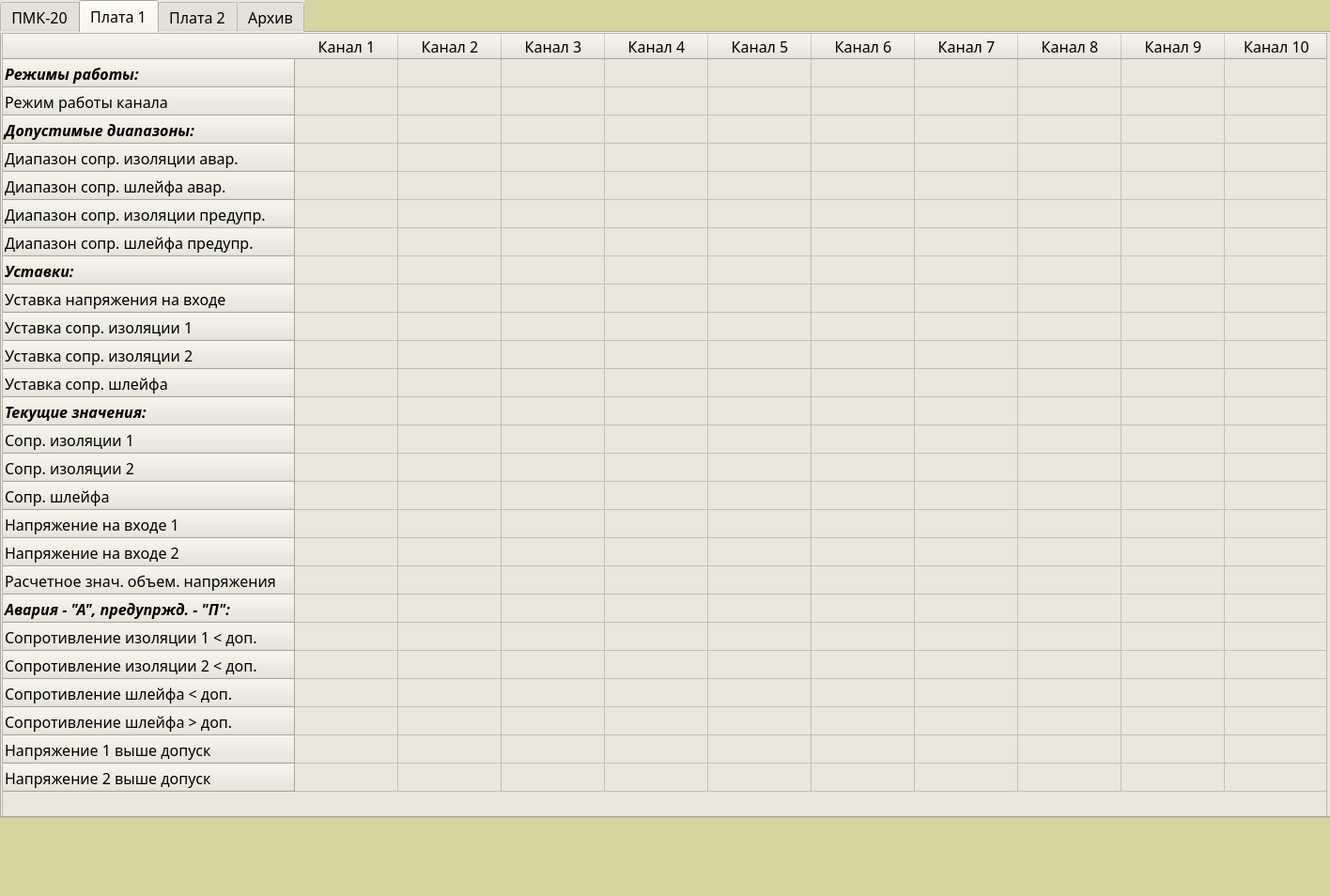
<?xml version="1.0" encoding="UTF-8"?>
<ui version="4.0">
 <class>MainWindow</class>
 <widget class="QMainWindow" name="MainWindow">
  <property name="geometry">
   <rect>
    <x>0</x>
    <y>0</y>
    <width>1416</width>
    <height>954</height>
   </rect>
  </property>
  <property name="windowTitle">
   <string>MainWindow</string>
  </property>
  <property name="styleSheet">
   <string notr="true">background-color: rgb(213, 213, 159);</string>
  </property>
  <widget class="QWidget" name="centralwidget">
   <widget class="QTabWidget" name="tabWidget">
    <property name="geometry">
     <rect>
      <x>0</x>
      <y>0</y>
      <width>1421</width>
      <height>871</height>
     </rect>
    </property>
    <property name="font">
     <font>
      <family>Sans Serif</family>
      <pointsize>12</pointsize>
      <italic>false</italic>
      <bold>false</bold>
     </font>
    </property>
    <property name="focusPolicy">
     <enum>Qt::ClickFocus</enum>
    </property>
    <property name="toolTip">
     <string/>
    </property>
    <property name="styleSheet">
     <string notr="true">font: 12pt &quot;Sans Serif&quot;;
background-color: rgb(234, 232, 220);
color: rgb(0, 0, 0);</string>
    </property>
    <property name="currentIndex">
     <number>1</number>
    </property>
    <property name="documentMode">
     <bool>false</bool>
    </property>
    <widget class="QWidget" name="tab_1">
     <attribute name="title">
      <string>ПМК-20</string>
     </attribute>
     <widget class="QTableWidget" name="tableWidget">
      <property name="geometry">
       <rect>
        <x>870</x>
        <y>10</y>
        <width>521</width>
        <height>331</height>
       </rect>
      </property>
      <property name="font">
       <font>
        <family>Sans Serif</family>
        <pointsize>12</pointsize>
        <italic>false</italic>
        <bold>false</bold>
        <kerning>true</kerning>
        <hintingpreference>PreferFullHinting</hintingpreference>
       </font>
      </property>
      <property name="styleSheet">
       <string notr="true">border-color: rgb(0, 85, 0);</string>
      </property>
      <property name="sortingEnabled">
       <bool>false</bool>
      </property>
      <attribute name="horizontalHeaderCascadingSectionResizes">
       <bool>false</bool>
      </attribute>
      <attribute name="horizontalHeaderDefaultSectionSize">
       <number>300</number>
      </attribute>
      <row>
       <property name="text">
        <string>Режим работы прибора</string>
       </property>
       <property name="textAlignment">
        <set>AlignJustify|AlignVCenter</set>
       </property>
      </row>
      <row>
       <property name="text">
        <string>Номер версии ПО</string>
       </property>
      </row>
      <row>
       <property name="text">
        <string>ID шасси</string>
       </property>
      </row>
      <row>
       <property name="text">
        <string>ID Платы 1</string>
       </property>
      </row>
      <row>
       <property name="text">
        <string>ID Платы 2</string>
       </property>
      </row>
      <row>
       <property name="text">
        <string>Контрольная сумма ПО MD5</string>
       </property>
      </row>
      <row>
       <property name="text">
        <string>Новая строка</string>
       </property>
      </row>
      <row>
       <property name="text">
        <string>Авария</string>
       </property>
      </row>
      <row>
       <property name="text">
        <string>Авария +100 В</string>
       </property>
      </row>
      <row>
       <property name="text">
        <string>Авария -100 В</string>
       </property>
      </row>
      <column>
       <property name="text">
        <string>Значение</string>
       </property>
      </column>
     </widget>
     <widget class="QLabel" name="label_info">
      <property name="geometry">
       <rect>
        <x>80</x>
        <y>50</y>
        <width>431</width>
        <height>151</height>
       </rect>
      </property>
      <property name="styleSheet">
       <string notr="true">border-color: rgb(170, 170, 0);</string>
      </property>
      <property name="frameShape">
       <enum>QFrame::Box</enum>
      </property>
      <property name="frameShadow">
       <enum>QFrame::Plain</enum>
      </property>
      <property name="lineWidth">
       <number>1</number>
      </property>
      <property name="text">
       <string>&lt;html&gt;&lt;head/&gt;&lt;body&gt;&lt;p align=&quot;center&quot;&gt;&lt;br/&gt;&lt;/p&gt;&lt;/body&gt;&lt;/html&gt;</string>
      </property>
     </widget>
     <widget class="QWidget" name="layoutWidget">
      <property name="geometry">
       <rect>
        <x>70</x>
        <y>241</y>
        <width>293</width>
        <height>60</height>
       </rect>
      </property>
      <layout class="QGridLayout" name="gridLayout">
       <item row="0" column="0" colspan="3">
        <widget class="QLabel" name="label">
         <property name="text">
          <string>Номер устройства на шине Modbus</string>
         </property>
        </widget>
       </item>
       <item row="1" column="0">
        <widget class="QComboBox" name="comboBox_1">
         <item>
          <property name="text">
           <string>0</string>
          </property>
         </item>
         <item>
          <property name="text">
           <string>1</string>
          </property>
         </item>
         <item>
          <property name="text">
           <string>2</string>
          </property>
         </item>
         <item>
          <property name="text">
           <string>3</string>
          </property>
         </item>
         <item>
          <property name="text">
           <string>4</string>
          </property>
         </item>
         <item>
          <property name="text">
           <string>5</string>
          </property>
         </item>
         <item>
          <property name="text">
           <string>6</string>
          </property>
         </item>
         <item>
          <property name="text">
           <string>7</string>
          </property>
         </item>
         <item>
          <property name="text">
           <string>8</string>
          </property>
         </item>
         <item>
          <property name="text">
           <string>9</string>
          </property>
         </item>
         <item>
          <property name="text">
           <string>a</string>
          </property>
         </item>
         <item>
          <property name="text">
           <string>b</string>
          </property>
         </item>
         <item>
          <property name="text">
           <string>c</string>
          </property>
         </item>
         <item>
          <property name="text">
           <string>d</string>
          </property>
         </item>
         <item>
          <property name="text">
           <string>e</string>
          </property>
         </item>
         <item>
          <property name="text">
           <string>f</string>
          </property>
         </item>
        </widget>
       </item>
       <item row="1" column="1">
        <widget class="QComboBox" name="comboBox_2">
         <item>
          <property name="text">
           <string>1</string>
          </property>
         </item>
         <item>
          <property name="text">
           <string>5</string>
          </property>
         </item>
         <item>
          <property name="text">
           <string>9</string>
          </property>
         </item>
         <item>
          <property name="text">
           <string>d</string>
          </property>
         </item>
        </widget>
       </item>
       <item row="1" column="2">
        <widget class="QPushButton" name="Button_con">
         <property name="styleSheet">
          <string notr="true">background-color: rgb(213, 213, 159);</string>
         </property>
         <property name="text">
          <string>Подключить</string>
         </property>
        </widget>
       </item>
      </layout>
     </widget>
    </widget>
    <widget class="QWidget" name="tab_2">
     <attribute name="title">
      <string>Плата 1</string>
     </attribute>
     <widget class="QTableWidget" name="tblitems_1">
      <property name="geometry">
       <rect>
        <x>0</x>
        <y>0</y>
        <width>1411</width>
        <height>881</height>
       </rect>
      </property>
      <property name="font">
       <font>
        <family>Sans Serif</family>
        <pointsize>12</pointsize>
        <italic>false</italic>
        <bold>false</bold>
       </font>
      </property>
      <property name="layoutDirection">
       <enum>Qt::LeftToRight</enum>
      </property>
      <property name="showGrid">
       <bool>true</bool>
      </property>
      <property name="gridStyle">
       <enum>Qt::SolidLine</enum>
      </property>
      <property name="sortingEnabled">
       <bool>false</bool>
      </property>
      <property name="rowCount">
       <number>26</number>
      </property>
      <attribute name="horizontalHeaderVisible">
       <bool>true</bool>
      </attribute>
      <attribute name="horizontalHeaderCascadingSectionResizes">
       <bool>true</bool>
      </attribute>
      <attribute name="horizontalHeaderMinimumSectionSize">
       <number>90</number>
      </attribute>
      <attribute name="horizontalHeaderDefaultSectionSize">
       <number>110</number>
      </attribute>
      <attribute name="horizontalHeaderHighlightSections">
       <bool>true</bool>
      </attribute>
      <attribute name="horizontalHeaderShowSortIndicator" stdset="0">
       <bool>true</bool>
      </attribute>
      <attribute name="horizontalHeaderStretchLastSection">
       <bool>false</bool>
      </attribute>
      <attribute name="verticalHeaderVisible">
       <bool>true</bool>
      </attribute>
      <attribute name="verticalHeaderCascadingSectionResizes">
       <bool>false</bool>
      </attribute>
      <attribute name="verticalHeaderHighlightSections">
       <bool>true</bool>
      </attribute>
      <attribute name="verticalHeaderShowSortIndicator" stdset="0">
       <bool>false</bool>
      </attribute>
      <attribute name="verticalHeaderStretchLastSection">
       <bool>false</bool>
      </attribute>
      <row>
       <property name="text">
        <string>Режимы работы:</string>
       </property>
       <property name="font">
        <font>
         <italic>true</italic>
         <bold>true</bold>
        </font>
       </property>
      </row>
      <row>
       <property name="text">
        <string>Режим работы канала</string>
       </property>
      </row>
      <row>
       <property name="text">
        <string>Допустимые диапазоны:</string>
       </property>
       <property name="font">
        <font>
         <italic>true</italic>
         <bold>true</bold>
        </font>
       </property>
      </row>
      <row>
       <property name="text">
        <string>Диапазон сопр. изоляции авар.</string>
       </property>
      </row>
      <row>
       <property name="text">
        <string>Диапазон сопр. шлейфа авар.</string>
       </property>
      </row>
      <row>
       <property name="text">
        <string>Диапазон сопр. изоляции предупр.</string>
       </property>
      </row>
      <row>
       <property name="text">
        <string>Диапазон сопр. шлейфа предупр.</string>
       </property>
      </row>
      <row>
       <property name="text">
        <string>Уставки:</string>
       </property>
       <property name="font">
        <font>
         <italic>true</italic>
         <bold>true</bold>
        </font>
       </property>
      </row>
      <row>
       <property name="text">
        <string>Уставка напряжения на входе</string>
       </property>
      </row>
      <row>
       <property name="text">
        <string>Уставка сопр. изоляции 1</string>
       </property>
      </row>
      <row>
       <property name="text">
        <string notr="true">Уставка сопр. изоляции 2</string>
       </property>
       <property name="toolTip">
        <string notr="true"/>
       </property>
       <property name="whatsThis">
        <string notr="true"/>
       </property>
       <property name="icon">
        <iconset theme="accessories-calculator"/>
       </property>
      </row>
      <row>
       <property name="text">
        <string>Уставка сопр. шлейфа</string>
       </property>
      </row>
      <row>
       <property name="text">
        <string>Текущие значения:</string>
       </property>
       <property name="font">
        <font>
         <italic>true</italic>
         <bold>true</bold>
        </font>
       </property>
      </row>
      <row>
       <property name="text">
        <string>Сопр. изоляции 1</string>
       </property>
      </row>
      <row>
       <property name="text">
        <string>Сопр. изоляции 2</string>
       </property>
      </row>
      <row>
       <property name="text">
        <string>Сопр. шлейфа</string>
       </property>
      </row>
      <row>
       <property name="text">
        <string>Напряжение на входе 1</string>
       </property>
      </row>
      <row>
       <property name="text">
        <string>Напряжение на входе 2</string>
       </property>
      </row>
      <row>
       <property name="text">
        <string>Расчетное знач. объем. напряжения</string>
       </property>
      </row>
      <row>
       <property name="text">
        <string>Авария - &quot;А&quot;, предупржд. - &quot;П&quot;:</string>
       </property>
       <property name="font">
        <font>
         <italic>true</italic>
         <bold>true</bold>
        </font>
       </property>
      </row>
      <row>
       <property name="text">
        <string>Сопротивление изоляции 1 &lt; доп.</string>
       </property>
      </row>
      <row>
       <property name="text">
        <string>Сопротивление изоляции 2 &lt; доп.</string>
       </property>
      </row>
      <row>
       <property name="text">
        <string>Сопротивление шлейфа &lt; доп.</string>
       </property>
      </row>
      <row>
       <property name="text">
        <string>Сопротивление шлейфа &gt; доп.</string>
       </property>
      </row>
      <row>
       <property name="text">
        <string>Напряжение 1 выше допуск</string>
       </property>
      </row>
      <row>
       <property name="text">
        <string>Напряжение 2 выше допуск</string>
       </property>
      </row>
      <column>
       <property name="text">
        <string>Канал 1</string>
       </property>
      </column>
      <column>
       <property name="text">
        <string>Канал 2</string>
       </property>
      </column>
      <column>
       <property name="text">
        <string>Канал 3</string>
       </property>
      </column>
      <column>
       <property name="text">
        <string>Канал 4</string>
       </property>
      </column>
      <column>
       <property name="text">
        <string>Канал 5</string>
       </property>
      </column>
      <column>
       <property name="text">
        <string>Канал 6</string>
       </property>
      </column>
      <column>
       <property name="text">
        <string>Канал 7</string>
       </property>
      </column>
      <column>
       <property name="text">
        <string>Канал 8</string>
       </property>
      </column>
      <column>
       <property name="text">
        <string>Канал 9</string>
       </property>
      </column>
      <column>
       <property name="text">
        <string>Канал 10</string>
       </property>
      </column>
      <item row="9" column="0">
       <property name="text">
        <string/>
       </property>
       <property name="flags">
        <set>ItemIsSelectable|ItemIsEditable|ItemIsDragEnabled|ItemIsDropEnabled|ItemIsUserCheckable|ItemIsEnabled|ItemIsAutoTristate</set>
       </property>
      </item>
      <item row="20" column="0">
       <property name="text">
        <string/>
       </property>
       <property name="textAlignment">
        <set>AlignCenter</set>
       </property>
      </item>
      <item row="20" column="1">
       <property name="text">
        <string/>
       </property>
       <property name="textAlignment">
        <set>AlignCenter</set>
       </property>
      </item>
      <item row="20" column="2">
       <property name="text">
        <string/>
       </property>
       <property name="textAlignment">
        <set>AlignCenter</set>
       </property>
      </item>
      <item row="20" column="3">
       <property name="text">
        <string/>
       </property>
       <property name="textAlignment">
        <set>AlignCenter</set>
       </property>
      </item>
      <item row="20" column="4">
       <property name="text">
        <string/>
       </property>
       <property name="textAlignment">
        <set>AlignCenter</set>
       </property>
      </item>
      <item row="20" column="5">
       <property name="text">
        <string/>
       </property>
       <property name="textAlignment">
        <set>AlignCenter</set>
       </property>
      </item>
      <item row="20" column="6">
       <property name="text">
        <string/>
       </property>
       <property name="textAlignment">
        <set>AlignCenter</set>
       </property>
      </item>
      <item row="20" column="7">
       <property name="text">
        <string/>
       </property>
       <property name="textAlignment">
        <set>AlignCenter</set>
       </property>
      </item>
      <item row="20" column="8">
       <property name="text">
        <string/>
       </property>
       <property name="textAlignment">
        <set>AlignCenter</set>
       </property>
      </item>
      <item row="20" column="9">
       <property name="text">
        <string/>
       </property>
       <property name="textAlignment">
        <set>AlignCenter</set>
       </property>
      </item>
      <item row="21" column="0">
       <property name="text">
        <string/>
       </property>
       <property name="textAlignment">
        <set>AlignCenter</set>
       </property>
      </item>
      <item row="21" column="1">
       <property name="text">
        <string/>
       </property>
       <property name="textAlignment">
        <set>AlignCenter</set>
       </property>
      </item>
      <item row="21" column="2">
       <property name="text">
        <string/>
       </property>
       <property name="textAlignment">
        <set>AlignCenter</set>
       </property>
      </item>
      <item row="21" column="3">
       <property name="text">
        <string/>
       </property>
       <property name="textAlignment">
        <set>AlignCenter</set>
       </property>
      </item>
      <item row="21" column="4">
       <property name="text">
        <string/>
       </property>
       <property name="textAlignment">
        <set>AlignCenter</set>
       </property>
      </item>
      <item row="21" column="5">
       <property name="text">
        <string/>
       </property>
       <property name="textAlignment">
        <set>AlignCenter</set>
       </property>
      </item>
      <item row="21" column="6">
       <property name="text">
        <string/>
       </property>
       <property name="textAlignment">
        <set>AlignCenter</set>
       </property>
      </item>
      <item row="21" column="7">
       <property name="text">
        <string/>
       </property>
       <property name="textAlignment">
        <set>AlignCenter</set>
       </property>
      </item>
      <item row="21" column="8">
       <property name="text">
        <string/>
       </property>
       <property name="textAlignment">
        <set>AlignCenter</set>
       </property>
      </item>
      <item row="21" column="9">
       <property name="text">
        <string/>
       </property>
       <property name="textAlignment">
        <set>AlignCenter</set>
       </property>
      </item>
      <item row="22" column="0">
       <property name="text">
        <string/>
       </property>
       <property name="textAlignment">
        <set>AlignCenter</set>
       </property>
      </item>
      <item row="22" column="1">
       <property name="text">
        <string/>
       </property>
       <property name="textAlignment">
        <set>AlignCenter</set>
       </property>
      </item>
      <item row="22" column="2">
       <property name="text">
        <string/>
       </property>
       <property name="textAlignment">
        <set>AlignCenter</set>
       </property>
      </item>
      <item row="22" column="3">
       <property name="text">
        <string/>
       </property>
       <property name="textAlignment">
        <set>AlignCenter</set>
       </property>
      </item>
      <item row="22" column="4">
       <property name="text">
        <string/>
       </property>
       <property name="textAlignment">
        <set>AlignCenter</set>
       </property>
      </item>
      <item row="22" column="5">
       <property name="text">
        <string/>
       </property>
       <property name="textAlignment">
        <set>AlignCenter</set>
       </property>
      </item>
      <item row="22" column="6">
       <property name="text">
        <string/>
       </property>
       <property name="textAlignment">
        <set>AlignCenter</set>
       </property>
      </item>
      <item row="22" column="7">
       <property name="text">
        <string/>
       </property>
       <property name="textAlignment">
        <set>AlignCenter</set>
       </property>
      </item>
      <item row="22" column="8">
       <property name="text">
        <string/>
       </property>
       <property name="textAlignment">
        <set>AlignCenter</set>
       </property>
      </item>
      <item row="22" column="9">
       <property name="text">
        <string/>
       </property>
       <property name="textAlignment">
        <set>AlignCenter</set>
       </property>
      </item>
      <item row="23" column="0">
       <property name="text">
        <string/>
       </property>
       <property name="textAlignment">
        <set>AlignCenter</set>
       </property>
      </item>
      <item row="23" column="1">
       <property name="text">
        <string/>
       </property>
       <property name="textAlignment">
        <set>AlignCenter</set>
       </property>
      </item>
      <item row="23" column="2">
       <property name="text">
        <string/>
       </property>
       <property name="textAlignment">
        <set>AlignCenter</set>
       </property>
      </item>
      <item row="23" column="3">
       <property name="text">
        <string/>
       </property>
       <property name="textAlignment">
        <set>AlignCenter</set>
       </property>
      </item>
      <item row="23" column="4">
       <property name="text">
        <string/>
       </property>
       <property name="textAlignment">
        <set>AlignCenter</set>
       </property>
      </item>
      <item row="23" column="5">
       <property name="text">
        <string/>
       </property>
       <property name="textAlignment">
        <set>AlignCenter</set>
       </property>
      </item>
      <item row="23" column="6">
       <property name="text">
        <string/>
       </property>
       <property name="textAlignment">
        <set>AlignCenter</set>
       </property>
      </item>
      <item row="23" column="7">
       <property name="text">
        <string/>
       </property>
       <property name="textAlignment">
        <set>AlignCenter</set>
       </property>
      </item>
      <item row="23" column="8">
       <property name="text">
        <string/>
       </property>
       <property name="textAlignment">
        <set>AlignCenter</set>
       </property>
      </item>
      <item row="23" column="9">
       <property name="text">
        <string/>
       </property>
       <property name="textAlignment">
        <set>AlignCenter</set>
       </property>
      </item>
      <item row="24" column="0">
       <property name="text">
        <string/>
       </property>
       <property name="textAlignment">
        <set>AlignCenter</set>
       </property>
      </item>
      <item row="24" column="1">
       <property name="text">
        <string/>
       </property>
       <property name="textAlignment">
        <set>AlignCenter</set>
       </property>
      </item>
      <item row="24" column="2">
       <property name="text">
        <string/>
       </property>
       <property name="textAlignment">
        <set>AlignCenter</set>
       </property>
      </item>
      <item row="24" column="3">
       <property name="text">
        <string/>
       </property>
       <property name="textAlignment">
        <set>AlignCenter</set>
       </property>
      </item>
      <item row="24" column="4">
       <property name="text">
        <string/>
       </property>
       <property name="textAlignment">
        <set>AlignCenter</set>
       </property>
      </item>
      <item row="24" column="5">
       <property name="text">
        <string/>
       </property>
       <property name="textAlignment">
        <set>AlignCenter</set>
       </property>
      </item>
      <item row="24" column="6">
       <property name="text">
        <string/>
       </property>
       <property name="textAlignment">
        <set>AlignCenter</set>
       </property>
      </item>
      <item row="24" column="7">
       <property name="text">
        <string/>
       </property>
       <property name="textAlignment">
        <set>AlignCenter</set>
       </property>
      </item>
      <item row="24" column="8">
       <property name="text">
        <string/>
       </property>
       <property name="textAlignment">
        <set>AlignCenter</set>
       </property>
      </item>
      <item row="24" column="9">
       <property name="text">
        <string/>
       </property>
       <property name="textAlignment">
        <set>AlignCenter</set>
       </property>
      </item>
      <item row="25" column="0">
       <property name="text">
        <string/>
       </property>
       <property name="textAlignment">
        <set>AlignCenter</set>
       </property>
      </item>
      <item row="25" column="1">
       <property name="text">
        <string/>
       </property>
       <property name="textAlignment">
        <set>AlignCenter</set>
       </property>
      </item>
      <item row="25" column="2">
       <property name="text">
        <string/>
       </property>
       <property name="textAlignment">
        <set>AlignCenter</set>
       </property>
      </item>
      <item row="25" column="3">
       <property name="text">
        <string/>
       </property>
       <property name="textAlignment">
        <set>AlignCenter</set>
       </property>
      </item>
      <item row="25" column="4">
       <property name="text">
        <string/>
       </property>
       <property name="textAlignment">
        <set>AlignCenter</set>
       </property>
      </item>
      <item row="25" column="5">
       <property name="text">
        <string/>
       </property>
       <property name="textAlignment">
        <set>AlignCenter</set>
       </property>
      </item>
      <item row="25" column="6">
       <property name="text">
        <string/>
       </property>
       <property name="textAlignment">
        <set>AlignCenter</set>
       </property>
      </item>
      <item row="25" column="7">
       <property name="text">
        <string/>
       </property>
       <property name="textAlignment">
        <set>AlignCenter</set>
       </property>
      </item>
      <item row="25" column="8">
       <property name="text">
        <string/>
       </property>
       <property name="textAlignment">
        <set>AlignCenter</set>
       </property>
      </item>
      <item row="25" column="9">
       <property name="text">
        <string/>
       </property>
       <property name="textAlignment">
        <set>AlignCenter</set>
       </property>
      </item>
     </widget>
    </widget>
    <widget class="QWidget" name="tab_3">
     <attribute name="title">
      <string>Плата 2</string>
     </attribute>
     <widget class="QTableWidget" name="tblitems_2">
      <property name="geometry">
       <rect>
        <x>0</x>
        <y>0</y>
        <width>1411</width>
        <height>881</height>
       </rect>
      </property>
      <property name="font">
       <font>
        <family>Sans Serif</family>
        <pointsize>12</pointsize>
        <italic>false</italic>
        <bold>false</bold>
       </font>
      </property>
      <property name="layoutDirection">
       <enum>Qt::LeftToRight</enum>
      </property>
      <property name="showGrid">
       <bool>true</bool>
      </property>
      <property name="gridStyle">
       <enum>Qt::SolidLine</enum>
      </property>
      <property name="sortingEnabled">
       <bool>false</bool>
      </property>
      <property name="rowCount">
       <number>26</number>
      </property>
      <attribute name="horizontalHeaderVisible">
       <bool>true</bool>
      </attribute>
      <attribute name="horizontalHeaderCascadingSectionResizes">
       <bool>true</bool>
      </attribute>
      <attribute name="horizontalHeaderMinimumSectionSize">
       <number>90</number>
      </attribute>
      <attribute name="horizontalHeaderDefaultSectionSize">
       <number>110</number>
      </attribute>
      <attribute name="horizontalHeaderHighlightSections">
       <bool>true</bool>
      </attribute>
      <attribute name="horizontalHeaderShowSortIndicator" stdset="0">
       <bool>true</bool>
      </attribute>
      <attribute name="horizontalHeaderStretchLastSection">
       <bool>false</bool>
      </attribute>
      <attribute name="verticalHeaderVisible">
       <bool>true</bool>
      </attribute>
      <attribute name="verticalHeaderCascadingSectionResizes">
       <bool>false</bool>
      </attribute>
      <attribute name="verticalHeaderHighlightSections">
       <bool>true</bool>
      </attribute>
      <attribute name="verticalHeaderShowSortIndicator" stdset="0">
       <bool>false</bool>
      </attribute>
      <attribute name="verticalHeaderStretchLastSection">
       <bool>false</bool>
      </attribute>
      <row>
       <property name="text">
        <string>Режимы работы:</string>
       </property>
       <property name="font">
        <font>
         <italic>true</italic>
         <bold>true</bold>
        </font>
       </property>
      </row>
      <row>
       <property name="text">
        <string>Режим работы канала</string>
       </property>
      </row>
      <row>
       <property name="text">
        <string>Допустимые диапазоны:</string>
       </property>
       <property name="font">
        <font>
         <italic>true</italic>
         <bold>true</bold>
        </font>
       </property>
      </row>
      <row>
       <property name="text">
        <string>Диапазон сопр. изоляции авар.</string>
       </property>
      </row>
      <row>
       <property name="text">
        <string>Диапазон сопр. шлейфа авар.</string>
       </property>
      </row>
      <row>
       <property name="text">
        <string>Диапазон сопр. изоляции предупр.</string>
       </property>
      </row>
      <row>
       <property name="text">
        <string>Диапазон сопр. шлейфа предупр.</string>
       </property>
      </row>
      <row>
       <property name="text">
        <string>Уставки:</string>
       </property>
       <property name="font">
        <font>
         <italic>true</italic>
         <bold>true</bold>
        </font>
       </property>
      </row>
      <row>
       <property name="text">
        <string>Уставка напряжения на входе</string>
       </property>
      </row>
      <row>
       <property name="text">
        <string>Уставка сопр. изоляции 1</string>
       </property>
      </row>
      <row>
       <property name="text">
        <string notr="true">Уставка сопр. изоляции 2</string>
       </property>
       <property name="toolTip">
        <string notr="true"/>
       </property>
       <property name="whatsThis">
        <string notr="true"/>
       </property>
       <property name="icon">
        <iconset theme="accessories-calculator"/>
       </property>
      </row>
      <row>
       <property name="text">
        <string>Уставка сопр. шлейфа</string>
       </property>
      </row>
      <row>
       <property name="text">
        <string>Текущие значения:</string>
       </property>
       <property name="font">
        <font>
         <italic>true</italic>
         <bold>true</bold>
        </font>
       </property>
      </row>
      <row>
       <property name="text">
        <string>Сопр. изоляции 1</string>
       </property>
      </row>
      <row>
       <property name="text">
        <string>Сопр. изоляции 2</string>
       </property>
      </row>
      <row>
       <property name="text">
        <string>Сопр. шлейфа</string>
       </property>
      </row>
      <row>
       <property name="text">
        <string>Напряжение на входе 1</string>
       </property>
      </row>
      <row>
       <property name="text">
        <string>Напряжение на входе 2</string>
       </property>
      </row>
      <row>
       <property name="text">
        <string>Расчетное знач. объем. напряжения</string>
       </property>
      </row>
      <row>
       <property name="text">
        <string>Авария - &quot;А&quot;, предупржд. - &quot;П&quot;:</string>
       </property>
       <property name="font">
        <font>
         <italic>true</italic>
         <bold>true</bold>
        </font>
       </property>
      </row>
      <row>
       <property name="text">
        <string>Сопротивление изоляции 1 &lt; доп.</string>
       </property>
      </row>
      <row>
       <property name="text">
        <string>Сопротивление изоляции 2 &lt; доп.</string>
       </property>
      </row>
      <row>
       <property name="text">
        <string>Сопротивление шлейфа &lt; доп.</string>
       </property>
      </row>
      <row>
       <property name="text">
        <string>Сопротивление шлейфа &gt; доп.</string>
       </property>
      </row>
      <row>
       <property name="text">
        <string>Напряжение 1 выше допуск</string>
       </property>
      </row>
      <row>
       <property name="text">
        <string>Напряжение 2 выше допуск</string>
       </property>
      </row>
      <column>
       <property name="text">
        <string>Канал 1</string>
       </property>
      </column>
      <column>
       <property name="text">
        <string>Канал 2</string>
       </property>
      </column>
      <column>
       <property name="text">
        <string>Канал 3</string>
       </property>
      </column>
      <column>
       <property name="text">
        <string>Канал 4</string>
       </property>
      </column>
      <column>
       <property name="text">
        <string>Канал 5</string>
       </property>
      </column>
      <column>
       <property name="text">
        <string>Канал 6</string>
       </property>
      </column>
      <column>
       <property name="text">
        <string>Канал 7</string>
       </property>
      </column>
      <column>
       <property name="text">
        <string>Канал 8</string>
       </property>
      </column>
      <column>
       <property name="text">
        <string>Канал 9</string>
       </property>
      </column>
      <column>
       <property name="text">
        <string>Канал 10</string>
       </property>
      </column>
      <item row="9" column="0">
       <property name="text">
        <string/>
       </property>
       <property name="flags">
        <set>ItemIsSelectable|ItemIsEditable|ItemIsDragEnabled|ItemIsDropEnabled|ItemIsUserCheckable|ItemIsEnabled|ItemIsAutoTristate</set>
       </property>
      </item>
      <item row="20" column="0">
       <property name="text">
        <string/>
       </property>
       <property name="textAlignment">
        <set>AlignCenter</set>
       </property>
      </item>
      <item row="20" column="1">
       <property name="text">
        <string/>
       </property>
       <property name="textAlignment">
        <set>AlignCenter</set>
       </property>
      </item>
      <item row="20" column="2">
       <property name="text">
        <string/>
       </property>
       <property name="textAlignment">
        <set>AlignCenter</set>
       </property>
      </item>
      <item row="20" column="3">
       <property name="text">
        <string/>
       </property>
       <property name="textAlignment">
        <set>AlignCenter</set>
       </property>
      </item>
      <item row="20" column="4">
       <property name="text">
        <string/>
       </property>
       <property name="textAlignment">
        <set>AlignCenter</set>
       </property>
      </item>
      <item row="20" column="5">
       <property name="text">
        <string/>
       </property>
       <property name="textAlignment">
        <set>AlignCenter</set>
       </property>
      </item>
      <item row="20" column="6">
       <property name="text">
        <string/>
       </property>
       <property name="textAlignment">
        <set>AlignCenter</set>
       </property>
      </item>
      <item row="20" column="7">
       <property name="text">
        <string/>
       </property>
       <property name="textAlignment">
        <set>AlignCenter</set>
       </property>
      </item>
      <item row="20" column="8">
       <property name="text">
        <string/>
       </property>
       <property name="textAlignment">
        <set>AlignCenter</set>
       </property>
      </item>
      <item row="20" column="9">
       <property name="text">
        <string/>
       </property>
       <property name="textAlignment">
        <set>AlignCenter</set>
       </property>
      </item>
      <item row="21" column="0">
       <property name="text">
        <string/>
       </property>
       <property name="textAlignment">
        <set>AlignCenter</set>
       </property>
      </item>
      <item row="21" column="1">
       <property name="text">
        <string/>
       </property>
       <property name="textAlignment">
        <set>AlignCenter</set>
       </property>
      </item>
      <item row="21" column="2">
       <property name="text">
        <string/>
       </property>
       <property name="textAlignment">
        <set>AlignCenter</set>
       </property>
      </item>
      <item row="21" column="3">
       <property name="text">
        <string/>
       </property>
       <property name="textAlignment">
        <set>AlignCenter</set>
       </property>
      </item>
      <item row="21" column="4">
       <property name="text">
        <string/>
       </property>
       <property name="textAlignment">
        <set>AlignCenter</set>
       </property>
      </item>
      <item row="21" column="5">
       <property name="text">
        <string/>
       </property>
       <property name="textAlignment">
        <set>AlignCenter</set>
       </property>
      </item>
      <item row="21" column="6">
       <property name="text">
        <string/>
       </property>
       <property name="textAlignment">
        <set>AlignCenter</set>
       </property>
      </item>
      <item row="21" column="7">
       <property name="text">
        <string/>
       </property>
       <property name="textAlignment">
        <set>AlignCenter</set>
       </property>
      </item>
      <item row="21" column="8">
       <property name="text">
        <string/>
       </property>
       <property name="textAlignment">
        <set>AlignCenter</set>
       </property>
      </item>
      <item row="21" column="9">
       <property name="text">
        <string/>
       </property>
       <property name="textAlignment">
        <set>AlignCenter</set>
       </property>
      </item>
      <item row="22" column="0">
       <property name="text">
        <string/>
       </property>
       <property name="textAlignment">
        <set>AlignCenter</set>
       </property>
      </item>
      <item row="22" column="1">
       <property name="text">
        <string/>
       </property>
       <property name="textAlignment">
        <set>AlignCenter</set>
       </property>
      </item>
      <item row="22" column="2">
       <property name="text">
        <string/>
       </property>
       <property name="textAlignment">
        <set>AlignCenter</set>
       </property>
      </item>
      <item row="22" column="3">
       <property name="text">
        <string/>
       </property>
       <property name="textAlignment">
        <set>AlignCenter</set>
       </property>
      </item>
      <item row="22" column="4">
       <property name="text">
        <string/>
       </property>
       <property name="textAlignment">
        <set>AlignCenter</set>
       </property>
      </item>
      <item row="22" column="5">
       <property name="text">
        <string/>
       </property>
       <property name="textAlignment">
        <set>AlignCenter</set>
       </property>
      </item>
      <item row="22" column="6">
       <property name="text">
        <string/>
       </property>
       <property name="textAlignment">
        <set>AlignCenter</set>
       </property>
      </item>
      <item row="22" column="7">
       <property name="text">
        <string/>
       </property>
       <property name="textAlignment">
        <set>AlignCenter</set>
       </property>
      </item>
      <item row="22" column="8">
       <property name="text">
        <string/>
       </property>
       <property name="textAlignment">
        <set>AlignCenter</set>
       </property>
      </item>
      <item row="22" column="9">
       <property name="text">
        <string/>
       </property>
       <property name="textAlignment">
        <set>AlignCenter</set>
       </property>
      </item>
      <item row="23" column="0">
       <property name="text">
        <string/>
       </property>
       <property name="textAlignment">
        <set>AlignCenter</set>
       </property>
      </item>
      <item row="23" column="1">
       <property name="text">
        <string/>
       </property>
       <property name="textAlignment">
        <set>AlignCenter</set>
       </property>
      </item>
      <item row="23" column="2">
       <property name="text">
        <string/>
       </property>
       <property name="textAlignment">
        <set>AlignCenter</set>
       </property>
      </item>
      <item row="23" column="3">
       <property name="text">
        <string/>
       </property>
       <property name="textAlignment">
        <set>AlignCenter</set>
       </property>
      </item>
      <item row="23" column="4">
       <property name="text">
        <string/>
       </property>
       <property name="textAlignment">
        <set>AlignCenter</set>
       </property>
      </item>
      <item row="23" column="5">
       <property name="text">
        <string/>
       </property>
       <property name="textAlignment">
        <set>AlignCenter</set>
       </property>
      </item>
      <item row="23" column="6">
       <property name="text">
        <string/>
       </property>
       <property name="textAlignment">
        <set>AlignCenter</set>
       </property>
      </item>
      <item row="23" column="7">
       <property name="text">
        <string/>
       </property>
       <property name="textAlignment">
        <set>AlignCenter</set>
       </property>
      </item>
      <item row="23" column="8">
       <property name="text">
        <string/>
       </property>
       <property name="textAlignment">
        <set>AlignCenter</set>
       </property>
      </item>
      <item row="23" column="9">
       <property name="text">
        <string/>
       </property>
       <property name="textAlignment">
        <set>AlignCenter</set>
       </property>
      </item>
      <item row="24" column="0">
       <property name="text">
        <string/>
       </property>
       <property name="textAlignment">
        <set>AlignCenter</set>
       </property>
      </item>
      <item row="24" column="1">
       <property name="text">
        <string/>
       </property>
       <property name="textAlignment">
        <set>AlignCenter</set>
       </property>
      </item>
      <item row="24" column="2">
       <property name="text">
        <string/>
       </property>
       <property name="textAlignment">
        <set>AlignCenter</set>
       </property>
      </item>
      <item row="24" column="3">
       <property name="text">
        <string/>
       </property>
       <property name="textAlignment">
        <set>AlignCenter</set>
       </property>
      </item>
      <item row="24" column="4">
       <property name="text">
        <string/>
       </property>
       <property name="textAlignment">
        <set>AlignCenter</set>
       </property>
      </item>
      <item row="24" column="5">
       <property name="text">
        <string/>
       </property>
       <property name="textAlignment">
        <set>AlignCenter</set>
       </property>
      </item>
      <item row="24" column="6">
       <property name="text">
        <string/>
       </property>
       <property name="textAlignment">
        <set>AlignCenter</set>
       </property>
      </item>
      <item row="24" column="7">
       <property name="text">
        <string/>
       </property>
       <property name="textAlignment">
        <set>AlignCenter</set>
       </property>
      </item>
      <item row="24" column="8">
       <property name="text">
        <string/>
       </property>
       <property name="textAlignment">
        <set>AlignCenter</set>
       </property>
      </item>
      <item row="24" column="9">
       <property name="text">
        <string/>
       </property>
       <property name="textAlignment">
        <set>AlignCenter</set>
       </property>
      </item>
      <item row="25" column="0">
       <property name="text">
        <string/>
       </property>
       <property name="textAlignment">
        <set>AlignCenter</set>
       </property>
      </item>
      <item row="25" column="1">
       <property name="text">
        <string/>
       </property>
       <property name="textAlignment">
        <set>AlignCenter</set>
       </property>
      </item>
      <item row="25" column="2">
       <property name="text">
        <string/>
       </property>
       <property name="textAlignment">
        <set>AlignCenter</set>
       </property>
      </item>
      <item row="25" column="3">
       <property name="text">
        <string/>
       </property>
       <property name="textAlignment">
        <set>AlignCenter</set>
       </property>
      </item>
      <item row="25" column="4">
       <property name="text">
        <string/>
       </property>
       <property name="textAlignment">
        <set>AlignCenter</set>
       </property>
      </item>
      <item row="25" column="5">
       <property name="text">
        <string/>
       </property>
       <property name="textAlignment">
        <set>AlignCenter</set>
       </property>
      </item>
      <item row="25" column="6">
       <property name="text">
        <string/>
       </property>
       <property name="textAlignment">
        <set>AlignCenter</set>
       </property>
      </item>
      <item row="25" column="7">
       <property name="text">
        <string/>
       </property>
       <property name="textAlignment">
        <set>AlignCenter</set>
       </property>
      </item>
      <item row="25" column="8">
       <property name="text">
        <string/>
       </property>
       <property name="textAlignment">
        <set>AlignCenter</set>
       </property>
      </item>
      <item row="25" column="9">
       <property name="text">
        <string/>
       </property>
       <property name="textAlignment">
        <set>AlignCenter</set>
       </property>
      </item>
     </widget>
    </widget>
    <widget class="QWidget" name="tab_4">
     <attribute name="title">
      <string>Архив</string>
     </attribute>
     <widget class="QTableView" name="tableView_Arhive">
      <property name="geometry">
       <rect>
        <x>10</x>
        <y>1</y>
        <width>1391</width>
        <height>841</height>
       </rect>
      </property>
      <property name="styleSheet">
       <string notr="true">color: rgb(0, 0, 0);
background-color: rgb(234, 232, 220);
</string>
      </property>
      <property name="lineWidth">
       <number>3</number>
      </property>
      <property name="midLineWidth">
       <number>2</number>
      </property>
      <property name="sortingEnabled">
       <bool>true</bool>
      </property>
     </widget>
    </widget>
   </widget>
  </widget>
  <widget class="QStatusBar" name="statusbar"/>
 </widget>
 <resources/>
 <connections/>
</ui>
